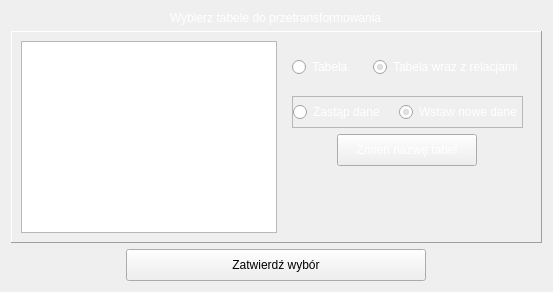
            <widget class="QWidget" name="selectionScreen">
             <layout class="QVBoxLayout" name="verticalLayout_17">
              <item alignment="Qt::AlignHCenter">
               <widget class="QFrame" name="headerSelection">
                <property name="styleSheet">
                 <string notr="true">font: 75 16pt &quot;Trebuchet MS&quot;;
color:white;</string>
                </property>
                <property name="frameShape">
                 <enum>QFrame::NoFrame</enum>
                </property>
                <property name="frameShadow">
                 <enum>QFrame::Raised</enum>
                </property>
                <layout class="QHBoxLayout" name="horizontalLayout_21">
                 <property name="leftMargin">
                  <number>0</number>
                 </property>
                 <property name="topMargin">
                  <number>0</number>
                 </property>
                 <property name="rightMargin">
                  <number>0</number>
                 </property>
                 <property name="bottomMargin">
                  <number>0</number>
                 </property>
                 <item>
                  <widget class="QLabel" name="label_13">
                   <property name="text">
                    <string>Wybierz tabele do przetransformowania</string>
                   </property>
                   <property name="textFormat">
                    <enum>Qt::RichText</enum>
                   </property>
                  </widget>
                 </item>
                </layout>
               </widget>
              </item>
              <item>
               <widget class="QFrame" name="frame_46">
                <property name="minimumSize">
                 <size>
                  <width>0</width>
                  <height>200</height>
                 </size>
                </property>
                <property name="frameShape">
                 <enum>QFrame::Panel</enum>
                </property>
                <property name="frameShadow">
                 <enum>QFrame::Raised</enum>
                </property>
                <layout class="QHBoxLayout" name="horizontalLayout_54">
                 <item>
                  <widget class="QFrame" name="widgetFrame">
                   <property name="sizePolicy">
                    <sizepolicy hsizetype="Preferred" vsizetype="Expanding">
                     <horstretch>0</horstretch>
                     <verstretch>0</verstretch>
                    </sizepolicy>
                   </property>
                   <property name="frameShape">
                    <enum>QFrame::NoFrame</enum>
                   </property>
                   <property name="frameShadow">
                    <enum>QFrame::Raised</enum>
                   </property>
                   <layout class="QHBoxLayout" name="horizontalLayout_23">
                    <property name="spacing">
                     <number>0</number>
                    </property>
                    <property name="leftMargin">
                     <number>0</number>
                    </property>
                    <property name="topMargin">
                     <number>0</number>
                    </property>
                    <property name="rightMargin">
                     <number>0</number>
                    </property>
                    <property name="bottomMargin">
                     <number>0</number>
                    </property>
                    <item>
                     <widget class="QListWidget" name="tableWidget">
                      <property name="styleSheet">
                       <string notr="true">font: 10pt &quot;Trebuchet MS&quot;;</string>
                      </property>
                      <property name="selectionMode">
                       <enum>QAbstractItemView::MultiSelection</enum>
                      </property>
                     </widget>
                    </item>
                   </layout>
                  </widget>
                 </item>
                 <item alignment="Qt::AlignHCenter">
                  <widget class="QFrame" name="frame_47">
                   <property name="styleSheet">
                    <string notr="true">font: 10pt &quot;Trebuchet MS&quot;;
color: white;</string>
                   </property>
                   <property name="frameShape">
                    <enum>QFrame::NoFrame</enum>
                   </property>
                   <property name="frameShadow">
                    <enum>QFrame::Raised</enum>
                   </property>
                   <layout class="QVBoxLayout" name="verticalLayout_37">
                    <item>
                     <widget class="QFrame" name="header2Selection">
                      <property name="minimumSize">
                       <size>
                        <width>0</width>
                        <height>40</height>
                       </size>
                      </property>
                      <property name="frameShape">
                       <enum>QFrame::NoFrame</enum>
                      </property>
                      <property name="frameShadow">
                       <enum>QFrame::Raised</enum>
                      </property>
                      <layout class="QHBoxLayout" name="horizontalLayout_24">
                       <property name="spacing">
                        <number>20</number>
                       </property>
                       <property name="leftMargin">
                        <number>0</number>
                       </property>
                       <property name="topMargin">
                        <number>0</number>
                       </property>
                       <property name="rightMargin">
                        <number>0</number>
                       </property>
                       <property name="bottomMargin">
                        <number>5</number>
                       </property>
                       <item>
                        <widget class="QRadioButton" name="dataStructRadio">
                         <property name="text">
                          <string>Tabela</string>
                         </property>
                        </widget>
                       </item>
                       <item>
                        <widget class="QRadioButton" name="dataTableRadio">
                         <property name="text">
                          <string>Tabela wraz z relacjami</string>
                         </property>
                         <property name="checked">
                          <bool>true</bool>
                         </property>
                        </widget>
                       </item>
                      </layout>
                     </widget>
                    </item>
                    <item>
                     <widget class="QFrame" name="frame_49">
                      <property name="frameShape">
                       <enum>QFrame::StyledPanel</enum>
                      </property>
                      <property name="frameShadow">
                       <enum>QFrame::Raised</enum>
                      </property>
                      <layout class="QHBoxLayout" name="horizontalLayout_55">
                       <property name="spacing">
                        <number>5</number>
                       </property>
                       <property name="leftMargin">
                        <number>0</number>
                       </property>
                       <property name="topMargin">
                        <number>5</number>
                       </property>
                       <property name="rightMargin">
                        <number>0</number>
                       </property>
                       <property name="bottomMargin">
                        <number>5</number>
                       </property>
                       <item>
                        <widget class="QRadioButton" name="replaceRadio">
                         <property name="text">
                          <string>Zastąp dane</string>
                         </property>
                        </widget>
                       </item>
                       <item>
                        <widget class="QRadioButton" name="appendRadio">
                         <property name="text">
                          <string>Wstaw nowe dane</string>
                         </property>
                         <property name="checked">
                          <bool>true</bool>
                         </property>
                        </widget>
                       </item>
                      </layout>
                     </widget>
                    </item>
                    <item>
                     <widget class="QFrame" name="frame_3">
                      <property name="frameShape">
                       <enum>QFrame::NoFrame</enum>
                      </property>
                      <property name="frameShadow">
                       <enum>QFrame::Raised</enum>
                      </property>
                      <layout class="QHBoxLayout" name="horizontalLayout_25">
                       <property name="spacing">
                        <number>0</number>
                       </property>
                       <property name="leftMargin">
                        <number>0</number>
                       </property>
                       <property name="topMargin">
                        <number>0</number>
                       </property>
                       <property name="rightMargin">
                        <number>0</number>
                       </property>
                       <property name="bottomMargin">
                        <number>0</number>
                       </property>
                       <item>
                        <widget class="QPushButton" name="changeNameBtn">
                         <property name="maximumSize">
                          <size>
                           <width>140</width>
                           <height>16777215</height>
                          </size>
                         </property>
                         <property name="styleSheet">
                          <string notr="true">padding: 8px;</string>
                         </property>
                         <property name="text">
                          <string>Zmień nazwę tabel</string>
                         </property>
                        </widget>
                       </item>
                      </layout>
                     </widget>
                    </item>
                    <item>
                     <widget class="QFrame" name="frame_48">
                      <property name="sizePolicy">
                       <sizepolicy hsizetype="Preferred" vsizetype="Expanding">
                        <horstretch>0</horstretch>
                        <verstretch>0</verstretch>
                       </sizepolicy>
                      </property>
                      <property name="frameShape">
                       <enum>QFrame::NoFrame</enum>
                      </property>
                      <property name="frameShadow">
                       <enum>QFrame::Raised</enum>
                      </property>
                     </widget>
                    </item>
                   </layout>
                  </widget>
                 </item>
                </layout>
               </widget>
              </item>
              <item>
               <widget class="QFrame" name="buttonFrame">
                <property name="frameShape">
                 <enum>QFrame::NoFrame</enum>
                </property>
                <property name="frameShadow">
                 <enum>QFrame::Raised</enum>
                </property>
                <layout class="QHBoxLayout" name="horizontalLayout_22">
                 <property name="spacing">
                  <number>0</number>
                 </property>
                 <property name="leftMargin">
                  <number>0</number>
                 </property>
                 <property name="topMargin">
                  <number>0</number>
                 </property>
                 <property name="rightMargin">
                  <number>0</number>
                 </property>
                 <property name="bottomMargin">
                  <number>0</number>
                 </property>
                 <item>
                  <widget class="QPushButton" name="submitTablesBtn">
                   <property name="minimumSize">
                    <size>
                     <width>300</width>
                     <height>0</height>
                    </size>
                   </property>
                   <property name="maximumSize">
                    <size>
                     <width>300</width>
                     <height>16777215</height>
                    </size>
                   </property>
                   <property name="styleSheet">
                    <string notr="true">font: 10pt &quot;Trebuchet MS&quot;;
padding: 8px;</string>
                   </property>
                   <property name="text">
                    <string>Zatwierdź wybór</string>
                   </property>
                  </widget>
                 </item>
                </layout>
               </widget>
              </item>
             </layout>
            </widget>
